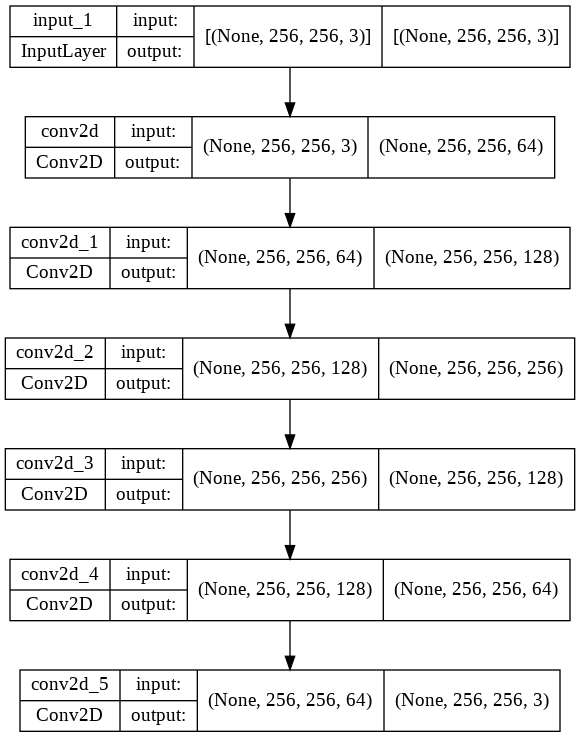
#> input picture model2.png, 580 x 737 px, given as the content of the folder /drive/MyDrive/project/MMS project/dataset/Raw Data/high_res, which was not available
$ jupyter execute --allow-errors SR3.ipynb
#> lines starting #> are read from the running program, lines starting #| are printed output that depends on the picture; pictures that were not available may be replaced by others from this repository, and a replacement may not be noted
[cell 1]
import numpy as np
import tensorflow as tf
import keras
import cv2
from tensorflow.keras.models import Sequential
from tensorflow.keras.preprocessing.image import img_to_array
import os
from tqdm import tqdm
import re
import matplotlib.pyplot as plt

print(tf.__version__)

[cell 2]
# to get the files in proper order
def sorted_alphanumeric(data):
    convert = lambda text: int(text) if text.isdigit() else text.lower()
    alphanum_key = lambda key: [convert(c) for c in re.split('([0-9]+)',key)]
    return sorted(data,key = alphanum_key)
# defining the size of the image
SIZE = 256
high_img = []
path = '/content/drive/MyDrive/project/MMS project/dataset/Raw Data/high_res'
files = os.listdir(path)
files = sorted_alphanumeric(files)
for i in tqdm(files):
    if i == '855.png':
        break
    else:
        img = cv2.imread(path + '/'+i,1)
#> img is the input picture: shape (737, 580, 3); min 0, max 255, mean 237.6
        # open cv reads images in BGR format so we have to convert it to RGB
        img = cv2.cvtColor(img, cv2.COLOR_BGR2RGB)
        #resizing image
        img = cv2.resize(img, (SIZE, SIZE))
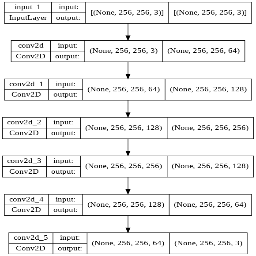
#> img: shape (256, 256, 3); min 0, max 255, mean 237.1
        img = img.astype('float32') / 255.0
        high_img.append(img_to_array(img))
#> (this line was passed over: tensorflow is not available in this run)
low_img = []
path = '/content/drive/MyDrive/project/MMS project/dataset/Raw Data/low_res'
files = os.listdir(path)
files = sorted_alphanumeric(files)
for i in tqdm(files):
    if i == '855.png':
        break
    else:
        img = cv2.imread(path + '/'+i,1)
        img = cv2.cvtColor(img, cv2.COLOR_BGR2RGB)
        #resizing image
        img = cv2.resize(img, (SIZE, SIZE))
        img = img.astype('float32') / 255.0
        low_img.append(img_to_array(img))
#> (this line was passed over: tensorflow is not available in this run)

#> (a cell that did not finish here is left out)

[cell 4]
train_high_image = high_img[:700]
#> train_high_image = []
train_low_image = low_img[:700]
#> train_low_image = []
train_high_image = np.reshape(train_high_image,(len(train_high_image),SIZE,SIZE,3))
#> train_high_image = empty array
train_low_image = np.reshape(train_low_image,(len(train_low_image),SIZE,SIZE,3))
#> train_low_image = empty array

validation_high_image = high_img[700:830]
#> validation_high_image = []
validation_low_image = low_img[700:830]
#> validation_low_image = []
validation_high_image= np.reshape(validation_high_image,(len(validation_high_image),SIZE,SIZE,3))
#> validation_high_image = empty array
validation_low_image = np.reshape(validation_low_image,(len(validation_low_image),SIZE,SIZE,3))
#> validation_low_image = empty array


test_high_image = high_img[830:]
#> test_high_image = []
test_low_image = low_img[830:]
#> test_low_image = []
test_high_image= np.reshape(test_high_image,(len(test_high_image),SIZE,SIZE,3))
#> test_high_image = empty array
test_low_image = np.reshape(test_low_image,(len(test_low_image),SIZE,SIZE,3))
#> test_low_image = empty array

print("Shape of training images:",train_high_image.shape)
#| Shape of training images: (0, 256, 256, 3)
print("Shape of test images:",test_high_image.shape)
#| Shape of test images: (0, 256, 256, 3)
print("Shape of validation images:",validation_high_image.shape)
#| Shape of validation images: (0, 256, 256, 3)

[cell 5]
from keras import layers
def down(filters , kernel_size, apply_batch_normalization = True):
    downsample = tf.keras.models.Sequential()
    downsample.add(layers.Conv2D(filters,kernel_size,padding = 'same', strides = 2))
    downsample.add(layers.Dropout(.2))
    if apply_batch_normalization:
        downsample.add(layers.BatchNormalization())
    downsample.add(keras.layers.LeakyReLU())
    return downsample

def up(filters, kernel_size, dropout = False):
    upsample = tf.keras.models.Sequential()
    upsample.add(layers.Conv2DTranspose(filters, kernel_size,padding = 'same', strides = 2))
    upsample.add(layers.Dropout(.2))
    if dropout:
        upsample.dropout(0.2)
    upsample.add(keras.layers.LeakyReLU())
    return upsample

def model():
    inputs = layers.Input(shape= [SIZE,SIZE,3])
    d1 = down(128,(3,3),False)(inputs)
    d2 = down(128,(3,3),False)(d1)
    d3 = down(256,(3,3),True)(d2)
    d4 = down(512,(3,3),True)(d3)

    d5 = down(512,(3,3),True)(d4)
    #upsampling
    u1 = up(512,(3,3),False)(d5)
    u1 = layers.concatenate([u1,d4])
    u2 = up(256,(3,3),False)(u1)
    u2 = layers.concatenate([u2,d3])
    u3 = up(128,(3,3),False)(u2)
    u3 = layers.concatenate([u3,d2])
    u4 = up(128,(3,3),False)(u3)
    u4 = layers.concatenate([u4,d1])
    u5 = up(3,(3,3),False)(u4)
    u5 = layers.concatenate([u5,inputs])
    output = layers.Conv2D(3,(2,2),strides = 1, padding = 'same')(u5)
    return tf.keras.Model(inputs=inputs, outputs=output)

#> (the rest of this cell did not finish here and is left out)

[cell 6]
tf.keras.utils.plot_model(model, to_file="model3.png", show_shapes=True)
#> (this line was passed over: tensorflow is not available in this run)

$ run again, on model1 .png
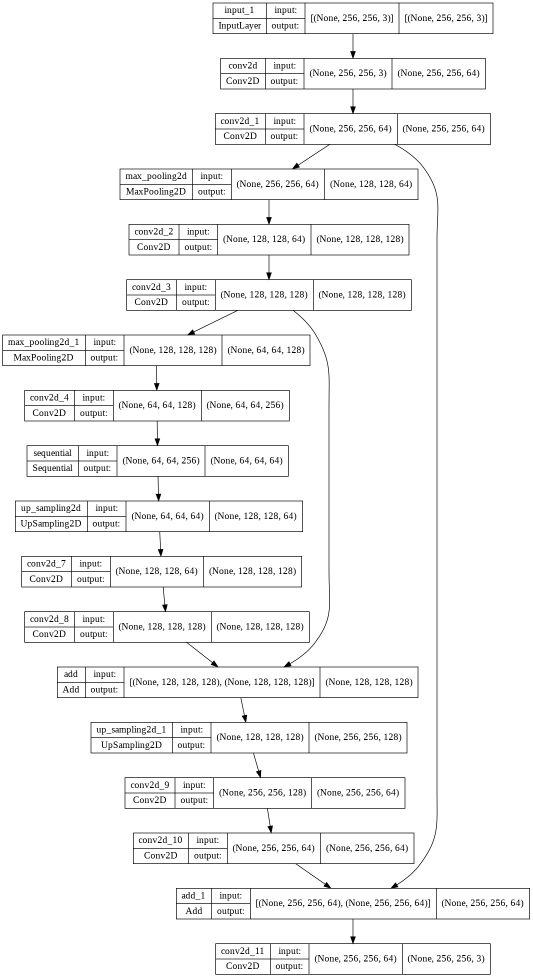
#> input picture model1 .png, 1065 x 1955 px, given as the content of the folder /drive/MyDrive/project/MMS project/dataset/Raw Data/high_res, which was not available (shown at 1/2 size)
#> img is the input picture: shape (1955, 1065, 3); min 0, max 255, mean 244.9
#> `img = cv2.resize(img, (SIZE, SIZE))`:
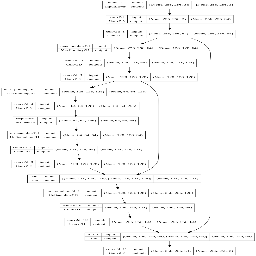
#> img: shape (256, 256, 3); min 0, max 255, mean 249.6
#> `train_high_image = high_img[:700]`: train_high_image = []
#> `train_high_image = np.reshape(train_high_image,(len(train_high_image),..`: train_high_image = empty array
#> `validation_high_image = high_img[700:830]`: validation_high_image = []
#> `validation_high_image= np.reshape(validation_high_image,(len(validatio..`: validation_high_image = empty array
#> `test_high_image = high_img[830:]`: test_high_image = []
#> `test_high_image= np.reshape(test_high_image,(len(test_high_image),SIZE..`: test_high_image = empty array
#| Shape of training images: (0, 256, 256, 3)
#| Shape of test images: (0, 256, 256, 3)
#| Shape of validation images: (0, 256, 256, 3)

$ run again, on model4_1.png
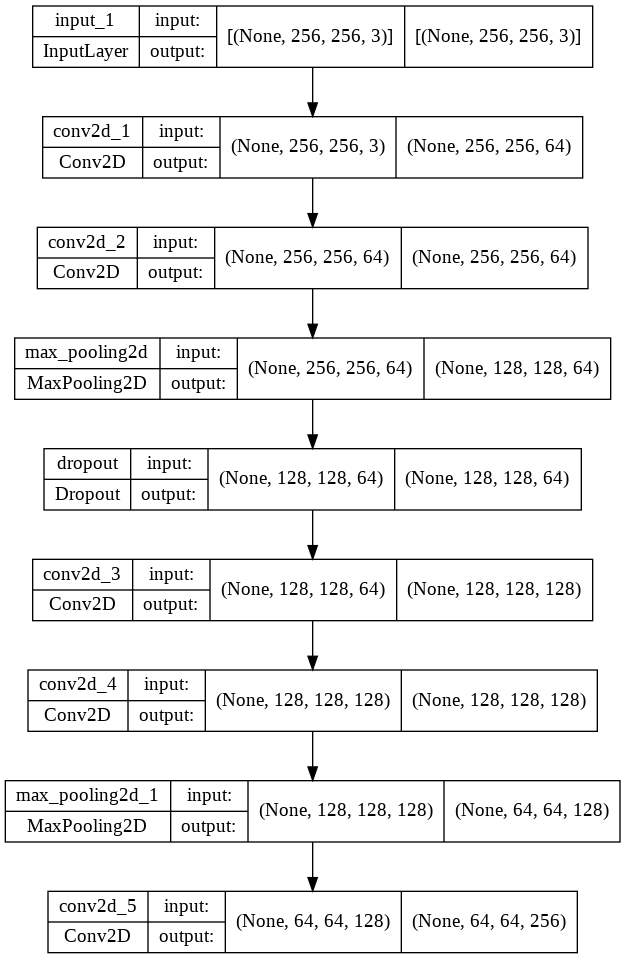
#> input picture model4_1.png, 625 x 959 px, given as the content of the folder /drive/MyDrive/project/MMS project/dataset/Raw Data/high_res, which was not available
#> img is the input picture: shape (959, 625, 3); min 0, max 255, mean 238.7
#> `img = cv2.resize(img, (SIZE, SIZE))`:
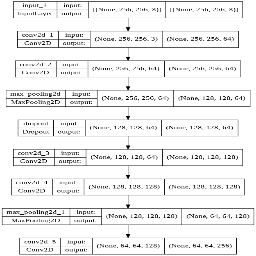
#> img: shape (256, 256, 3); min 0, max 255, mean 239.1
#> `train_high_image = high_img[:700]`: train_high_image = []
#> `train_high_image = np.reshape(train_high_image,(len(train_high_image),..`: train_high_image = empty array
#> `validation_high_image = high_img[700:830]`: validation_high_image = []
#> `validation_high_image= np.reshape(validation_high_image,(len(validatio..`: validation_high_image = empty array
#> `test_high_image = high_img[830:]`: test_high_image = []
#> `test_high_image= np.reshape(test_high_image,(len(test_high_image),SIZE..`: test_high_image = empty array
#| Shape of training images: (0, 256, 256, 3)
#| Shape of test images: (0, 256, 256, 3)
#| Shape of validation images: (0, 256, 256, 3)
